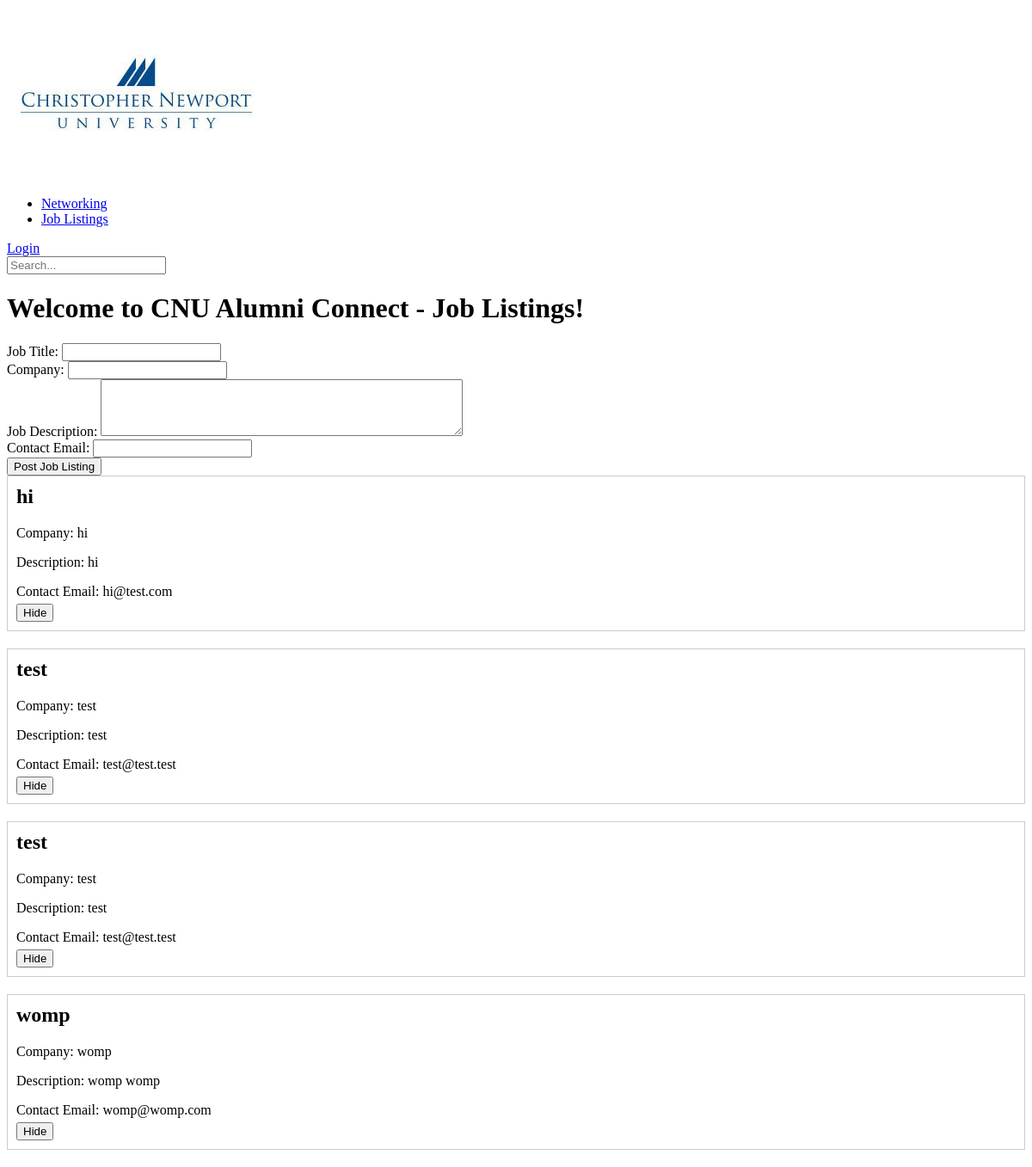
Page /job_listings.php on the committed database.
### tables this page shows
CREATE TABLE `job_listings` (
  `job_id` int(11) NOT NULL,
  `job_title` varchar(255) NOT NULL,
  `company` varchar(255) NOT NULL,
  `description` text NOT NULL,
  `contact_email` varchar(255) NOT NULL,
  `date_posted` timestamp NOT NULL DEFAULT current_timestamp()
);

### job_listings.php (the view, shortened to what this page needs)
<!DOCTYPE html>
<html lang="en">
<head>
</head>
<body>
<header>
    <img src="cnu.jpg" alt="CNU Logo" id="cnu-logo">
    <nav>
        <ul>
            <li><a href="#networking">Networking</a></li>
            <li><a href="#job-listings">Job Listings</a></li>
        </ul>
        <div class="login-section">
            <a href="#login" class="login-text">Login</a>
        </div>
        <div id="search-container">
            <input type="search" id="search-bar" placeholder="Search...">
        </div>
    </nav>
</header>
<main>
    <h1>Welcome to CNU Alumni Connect - Job Listings!</h1>
    <form action="job_listings.php" method="post">
        <label for="job_title">Job Title:</label>
        <input type="text" name="job_title" required>
        <br>
        <label for="company">Company:</label>
        <input type="text" name="company" required>
        <br>
        <label for="description">Job Description:</label>
        <textarea name="description" rows="4" cols="50" required></textarea>
        <br>
        <label for="contact_email">Contact Email:</label>
        <input type="email" name="contact_email" required>
        <br>
        <input type="submit" name="submit" value="Post Job Listing">
    </form>
<?php
$servername = "localhost";
$username = "root";
$password = "";
$dbname = "ProjectDB";
$port = 3366;
$dbc = mysqli_connect($servername, $username, $password, $dbname, $port);
$query = "SELECT * FROM job_listings ORDER BY job_title";
$result = mysqli_query($dbc, $query);
while ($row = mysqli_fetch_array($result)) {
    echo '<div class="job-listing">';
    echo '<h2>' . $row['job_title'] . '</h2>';
    echo '<p>Company: ' . $row['company'] . '</p>';
    echo '<p>Description: ' . $row['description'] . '</p>';
    echo '<p>Contact Email: ' . $row['contact_email'] . '</p>';
    echo '<button class="hide-btn">Hide</button>';
    echo '</div>';
}
?>
</main>
</body>
</html>

### job_listings.php (style rules this page uses)
.job-listing { border: 1px solid #ccc; padding: 10px; margin-bottom: 20px; overflow: hidden; }
.job-listing h2 { margin-top: 0; }
.job-listing p { margin-bottom: 5px; }

### rows in the picture
job_listings: job_title "hi", company "hi", description "hi", contact_email "hi@test.com"
job_listings: job_title "test", company "test", description "test", contact_email "test@test.test"
job_listings: job_title "test", company "test", description "test", contact_email "test@test.test"
job_listings: job_title "womp", company "womp", description "womp womp", contact_email "womp@womp.com"
